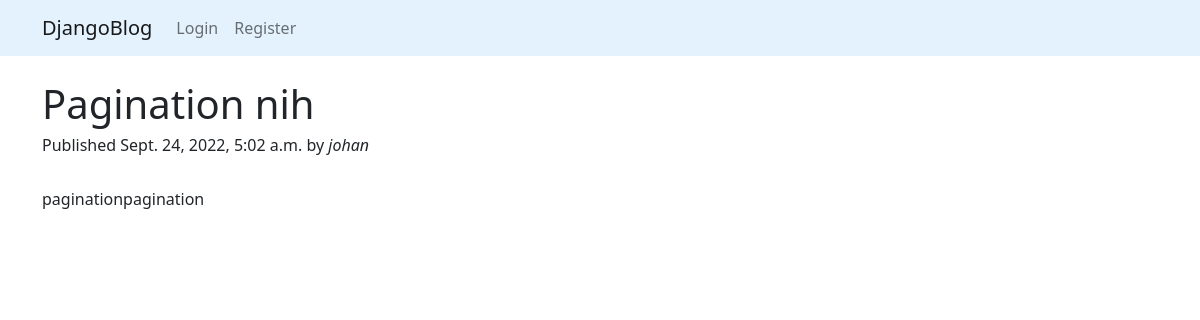
Page /articles/pagination-nih/ on the committed database.
### articles/models.py (models this page shows, shortened)
class Article(models.Model):
    title = models.CharField(max_length=200)
    description = models.TextField()
    slug = models.SlugField(max_length=100, unique=True)
    published = models.DateTimeField(auto_now_add=True)
    author = models.ForeignKey(User, on_delete=models.CASCADE)

### articles/views.py (the view)
# urls.py: path('articles/<slug:slug>/', article_details, name = 'article_details'),
def article_details(request, slug):
    article = get_object_or_404(Article, slug=slug)
    return render(request, 'details.html', {'article':article})

### articles/templates/details.html (shortened to what this page needs)
{% extends 'base.html' %}
{% block body %}
<div class='container mt-4'>
    <h1>{{article.title}}</h1>
    <h6>Published {{article.published}} by <i>{{article.author}}</i></h6>
    <br>
    <p>{{article.description}}</p>
</div>
{% endblock body %}

### rows in the picture
Article: title "Pagination nih", published "Sept. 24, 2022, 5:02 a.m.", author "johan", description "paginationpagination"
